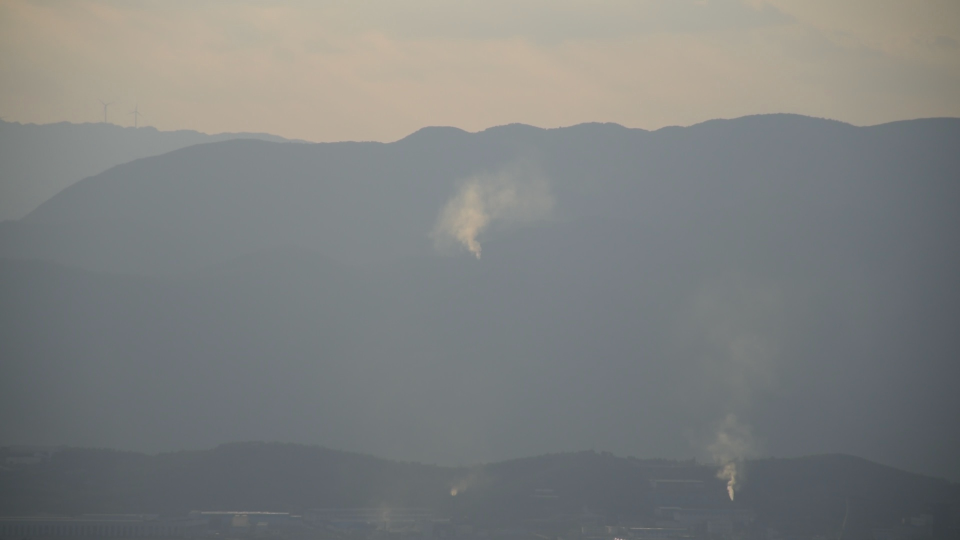
#> input picture images/DSC_0182_780.jpg, 1920 x 1080 px (shown at 1/2 size)
$ python test.py
#> lines starting #> are read from the running program, lines starting #| are printed output that depends on the picture; after the words box and inside, x2 and y2 are one past the last pixel; in counts of white or black regions, pixels touching at a corner belong together
# Standard imports
import cv2
import numpy as np

# Read images
src = cv2.imread("images/DSC_0182_780.jpg")
#> src is the input picture: shape (1080, 1920, 3); mean B, G, R 127.2, 128.1, 125.9
dst = cv2.imread("images/dst_add_small.jpg")
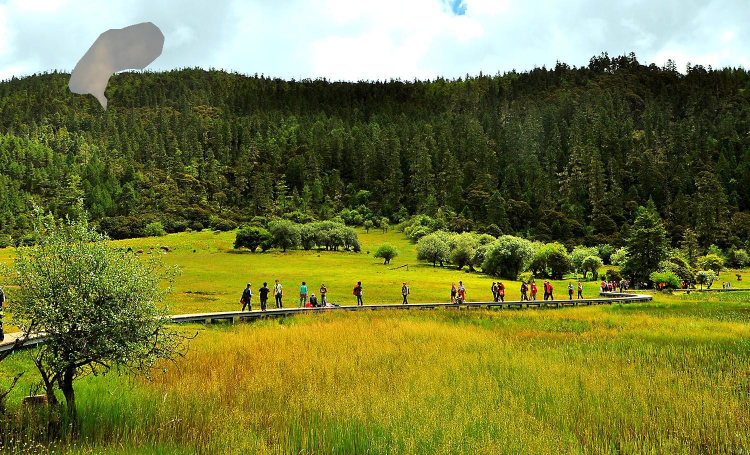
#> input picture images/dst_add_small.jpg, 1500 x 910 px (shown at 1/2 size)
#> dst is the input picture: shape (910, 1500, 3); mean B, G, R 60.9, 121.7, 117.3

# Create a rough mask around the airplane.
src_mask = np.zeros(src.shape, src.dtype)


# [13 lines of commented-out code are left out]
poly_1 = np.array([   [
          951.9890109890109,
          512.0879120879121
        ],
        [
          934.4065934065934,
          486.8131868131868
        ],
        [
          920.1208791208792,
          476.9230769230769
        ],
        [
          901.4395604395604,
          478.021978021978
        ],
        [
          882.7582417582416,
          473.6263736263736
        ],
        [
          876.164835164835,
          459.34065934065933
        ],
        [
          886.0549450549449,
          431.86813186813185
        ],
        [
          895.9450549450548,
          415.38461538461536
        ],
        [
          913.5274725274726,
          394.5054945054945
        ],
        [
          942.098901098901,
          357.1428571428571
        ],
        [
          960.7802197802198,
          348.35164835164835
        ],
        [
          981.6593406593406,
          348.35164835164835
        ],
        [
          997.0439560439561,
          342.85714285714283
        ],
        [
          1027.8131868131868,
          335.16483516483515
        ],
        [
          1041.0,
          334.0659340659341
        ],
        [
          1057.4835164835165,
          346.15384615384613
        ],
        [
          1069.5714285714284,
          365.9340659340659
        ],
        [
          1062.9780219780218,
          397.8021978021978
        ],
        [
          1049.7912087912086,
          409.8901098901099
        ],
        [
          1025.6153846153845,
          428.57142857142856
        ],
        [
          995.9450549450548,
          427.4725274725275
        ],
        [
          967.3736263736264,
          435.16483516483515
        ],
        [
          957.4835164835165,
          447.2527472527472
        ],
        [
          953.087912087912,
          460.4395604395604
        ],
        [
          947.5934065934066,
          474.7252747252747
        ],
        [
          947.5934065934066,
          480.2197802197802
        ],
        [
          954.1868131868132,
          489.010989010989
        ] ], np.int32)


cv2.fillPoly(src_mask, [poly_1], (255, 255, 255))
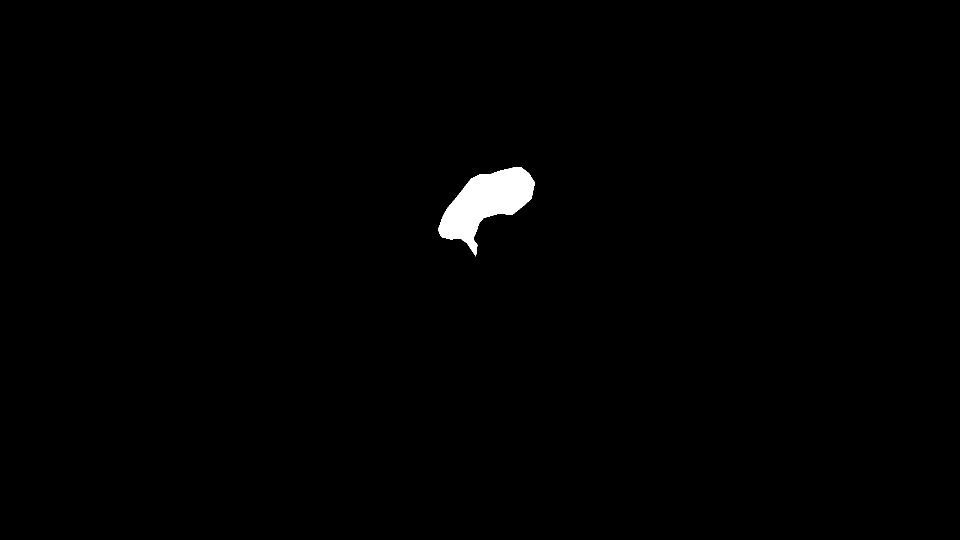
#> src_mask: shape (1080, 1920, 3) (shown at 1/2 size); 0.78% white; 1 white region, box (x1, y1, x2, y2) and area: (876, 334, 1070, 513) 16208

# 这是 飞机 CENTER 所在的地方
center = (700, 400)

# Clone originally
# np.zeros(np.shape(img0), dtype=np.uint8)
# output_ORIGIN = cv2.add(src, dst, mask=src_mask)
# cv2.imwrite("images/original.jpg", output_ORIGIN)


# Clone seamlessly.
output_NORMAL = cv2.seamlessClone(src, dst, src_mask, center, cv2.NORMAL_CLONE)
output_MIXED = cv2.seamlessClone(src, dst, src_mask, center, cv2.MIXED_CLONE)
cv2.imwrite("images/normal.jpg", output_NORMAL)
cv2.imwrite("images/mixed.jpg", output_NORMAL)
